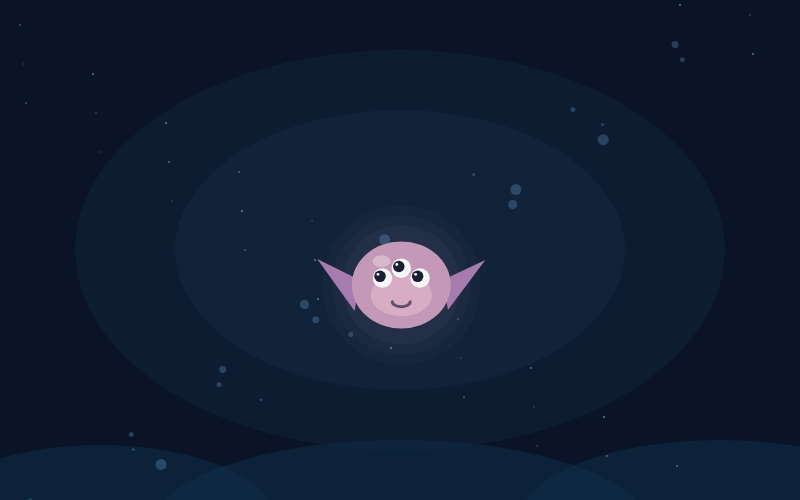
Frame 1 (no input)
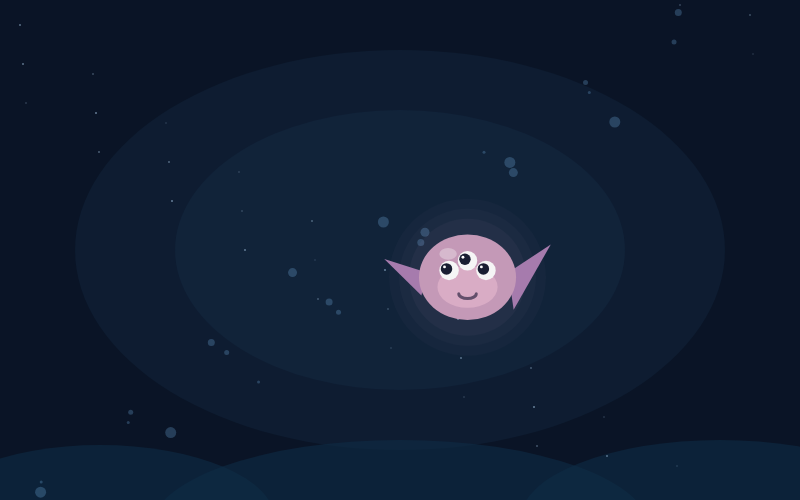
Frame 60 (no input)
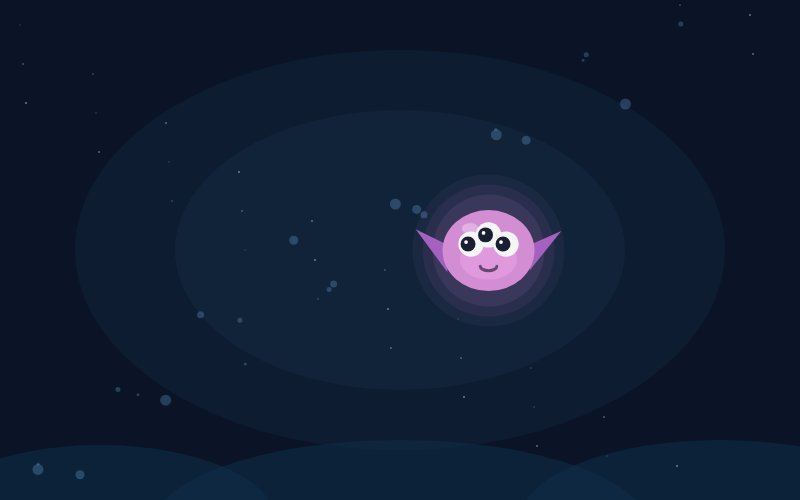
Frame 120 (the mouse pressed at the canvas centre since frame 60)

The p5.js sketch that drew these frames (run headless with seeded random() and noise() and a simulated clock; from frame 60 on, the mouse is pressed at the canvas centre):

// p5.js sketch
// ── sketch.js
let x=400,y=250,t=0
let bodySize,speed
let r,g,b
let finSize,eyeSize
let moveX=90
let moveY=35
let reactDistance=180
let escapeDistance=110
function setup(){
  createCanvas(800,500)
  randomizeMelo()
}

function draw(){
  drawBackground()
  let d=dist(mouseX,mouseY,x,y)
  let react=map(d,reactDistance,0,0,1)
  react=constrain(react,0,1)
  t+=speed*(1+react*0.4)

  x=400+sin(t)*moveX
  y=250+cos(t*.8)*moveY

  if(d<escapeDistance){
    let a=atan2(y-mouseY,x-mouseX)
    let push=map(d,escapeDistance,0,0,25)

    x+=cos(a)*push
    y+=sin(a)*push
  }

  let size=bodySize+sin(t*4)*6
  size+=react*18

  drawGlow(x,y,size,react)
  drawCreature(x,y,size,react)
}


function drawBackground(){
  background(10,20,38)
  noStroke()

  fill(40,80,120,35)
  ellipse(400,250,650,400)

  fill(60,110,150,20)
  ellipse(400,250,450,280)

  fill(15,45,70,150)
  ellipse(100,520,350,150)
  ellipse(400,530,500,180)
  ellipse(720,520,400,160)

  for(let i=0;i<25;i++){
    let bx=(i*91+30)%width
    let by=height-((frameCount*(.3+(i%4)*.08)+i*65)%600)
    let bs=3+(i%5)*2

    let wiggle=sin(frameCount*.02+i)*12

    fill(130,200,255,60)
    circle(bx+wiggle,by,bs)
  }

  for(let i=0;i<30;i++){
    let sx=(i*73+20)%width
    let sy=(i*49+25)%height
    let glow=80+sin(frameCount*.04+i)*50

    fill(190,225,255,glow)
    circle(sx,sy,2)
  }
}


function drawGlow(x,y,s,react){
  noStroke()

  let glow=25+react*65

  fill(r,g,b,glow/4)
  ellipse(x,y,s+60)

  fill(r,g,b,glow/3)
  ellipse(x,y,s+40)

  fill(r,g,b,glow/2)
  ellipse(x,y,s+20)
}


function drawCreature(x,y,s,react){
  push()
  translate(x,y)

  let finSpeed=5+react*3
  let finMove=sin(t*finSpeed)*8

  noStroke()

  fill(max(r-30,0),max(g-30,0),max(b-10,0))

  triangle(
    -s*.42,-s*.05,
    -s*.42-finSize,-finSize*.6-finMove,
    -s*.30-finSize*.4,finSize*.6+finMove
  )

  triangle(
    s*.42,-s*.05,
    s*.42+finSize,-finSize*.6+finMove,
    s*.30+finSize*.4,finSize*.6-finMove
  )

  fill(
    min(r+react*30,255),
    min(g+react*30,255),
    min(b+react*20,255)
  )

  ellipse(0,0,s,s*.88)

  fill(min(r+45,255),min(g+40,255),min(b+30,255),120)
  ellipse(0,s*.1,s*.62,s*.43)

  fill(255,80)
  ellipse(-s*.2,-s*.24,s*.18,s*.12)

  drawEyes(s)

  noFill()
  stroke(50,40,70,180)
  strokeWeight(3)
  arc(0,s*.17,s*.18,s*.1,0,PI)

  pop()
}


function drawEyes(s){
  let angle=atan2(mouseY-y,mouseX-x)

  let px=cos(angle)*3
  let py=sin(angle)*3

  let left=-s*.19
  let middle=0
  let right=s*.19

  let sideY=-s*.07
  let middleY=-s*.17

  noStroke()
  fill(245)

  circle(left,sideY,eyeSize*1.7)
  circle(middle,middleY,eyeSize*1.7)
  circle(right,sideY,eyeSize*1.7)

  fill(25,30,50)

  circle(left+px,sideY+py,eyeSize)
  circle(middle+px,middleY+py,eyeSize)
  circle(right+px,sideY+py,eyeSize)

  fill(255)

  circle(left+px-2,sideY+py-2,eyeSize*.25)
  circle(middle+px-2,middleY+py-2,eyeSize*.25)
  circle(right+px-2,sideY+py-2,eyeSize*.25)
}


function mousePressed(){
  let d=dist(mouseX,mouseY,x,y)

  if(d<bodySize){
    randomizeMelo()
  }
}


function randomizeMelo(){
  bodySize=random(70,110)
  speed=random(.01,.03)

  finSize=random(20,50)
  eyeSize=random(8,18)

  r=random(100,220)
  g=random(120,230)
  b=random(160,255)
}
// ── style.css
*{
  box-sizing:border-box;
}

html{
  scroll-behavior:smooth;
}

body{
  margin:0;
  min-height:100vh;

  font-family:Arial,Helvetica,sans-serif;

  color:#f5f4ff;
  background:
    radial-gradient(circle at 20% 20%,#182b4b 0%,transparent 32%),
    radial-gradient(circle at 85% 15%,#37265c 0%,transparent 30%),
    #070d18;

  overflow-x:hidden;
}


/* background */

.background{
  position:fixed;
  inset:0;

  overflow:hidden;
  pointer-events:none;

  z-index:-1;
}

.blob{
  position:absolute;
  border-radius:50%;

  filter:blur(100px);
  opacity:.22;

  animation:float 13s ease-in-out infinite;
}

.blob1{
  width:430px;
  height:430px;

  background:#7b5cff;

  top:-180px;
  left:-120px;
}

.blob2{
  width:500px;
  height:500px;

  background:#20b8ff;

  right:-230px;
  top:220px;

  animation-delay:-5s;
}

.blob3{
  width:350px;
  height:350px;

  background:#bd63ff;

  bottom:-180px;
  left:40%;

  animation-delay:-8s;
}

@keyframes float{
  0%,100%{
    transform:translate(0,0) scale(1);
  }

  50%{
    transform:translate(30px,-35px) scale(1.12);
  }
}


/* nav */

nav{
  width:min(1400px,92%);

  margin:auto;
  height:95px;

  display:flex;
  align-items:center;
  justify-content:space-between;

  border-bottom:1px solid rgba(255,255,255,.09);
}

.logo{
  display:flex;
  align-items:center;
  gap:11px;

  font-size:17px;
  font-weight:700;

  letter-spacing:4px;
}

.logoDot{
  width:10px;
  height:10px;

  border-radius:50%;

  background:#8e7cff;

  box-shadow:
    0 0 15px #8e7cff,
    0 0 30px #8e7cff;
}

.navRight{
  color:#a5aec0;

  font-size:13px;
  letter-spacing:1.5px;
}


/* main */

main{
  width:min(1400px,92%);
  margin:auto;
}


/* hero */

.hero{
  min-height:760px;

  display:grid;
  grid-template-columns:.9fr 1.35fr;

  align-items:center;
  gap:65px;

  padding:70px 0;
}

.tag{
  display:inline-block;

  padding:9px 14px;

  border:1px solid rgba(159,139,255,.25);
  border-radius:100px;

  background:rgba(139,110,255,.08);

  color:#b9adff;

  font-size:12px;

  letter-spacing:1.4px;
  text-transform:uppercase;

  margin-bottom:30px;
}

h1{
  margin:0;

  font-size:clamp(70px,8vw,125px);

  line-height:.83;
  letter-spacing:-7px;

  font-weight:700;
}

h1 span{
  display:block;

  color:transparent;

  background:
    linear-gradient(
      100deg,
      #9b87ff,
      #6ecfff
    );

  background-clip:text;
  -webkit-background-clip:text;
}

.description{
  max-width:600px;

  margin:38px 0;

  color:#aab2c2;

  line-height:1.7;
  font-size:17px;
}


/* features */

.features{
  display:grid;
  gap:13px;

  margin-top:35px;
}

.feature{
  display:flex;
  align-items:center;

  gap:15px;

  padding:12px 0;
}

.icon{
  width:45px;
  height:45px;

  flex:none;

  display:flex;
  justify-content:center;
  align-items:center;

  border-radius:14px;

  background:rgba(255,255,255,.055);
  border:1px solid rgba(255,255,255,.08);

  color:#a993ff;

  font-size:21px;
}

.feature h3{
  margin:0 0 5px;

  font-size:14px;
  font-weight:600;
}

.feature p{
  margin:0;

  color:#7e899c;

  font-size:13px;
}


/* project */

.projectSide{
  width:100%;
}

.projectWindow{
  overflow:hidden;

  border-radius:25px;

  padding:1px;

  background:
    linear-gradient(
      130deg,
      rgba(255,255,255,.25),
      rgba(255,255,255,.02)
    );

  box-shadow:
    0 50px 120px rgba(0,0,0,.55),
    0 0 100px rgba(112,87,255,.08);

  position:relative;
}

.projectWindow::after{
  content:"";

  position:absolute;
  inset:0;

  pointer-events:none;

  border-radius:25px;

  box-shadow:
    inset 0 0 50px rgba(255,255,255,.025);
}

.windowTop{
  height:52px;

  display:grid;

  grid-template-columns:1fr 1fr 1fr;
  align-items:center;

  padding:0 18px;

  background:rgba(11,17,30,.93);

  border-bottom:1px solid rgba(255,255,255,.07);
}

.windowTop p{
  margin:0;

  text-align:center;

  color:#667187;

  font-size:11px;

  letter-spacing:1px;
}

.windowDots{
  display:flex;
  gap:7px;
}

.windowDots span{
  width:8px;
  height:8px;

  border-radius:50%;

  background:#4a5261;
}

.windowDots span:first-child{
  background:#8a668f;
}

.windowDots span:nth-child(2){
  background:#8b8261;
}

.windowDots span:nth-child(3){
  background:#577d73;
}


.live{
  justify-self:end;

  display:flex;
  align-items:center;
  gap:7px;

  color:#7ed9bc;

  font-size:10px;
  letter-spacing:1.5px;
}

.live span{
  width:6px;
  height:6px;

  border-radius:50%;

  background:#66e0b6;

  box-shadow:0 0 10px #66e0b6;

  animation:pulse 1.8s infinite;
}

@keyframes pulse{
  50%{
    opacity:.35;
  }
}


/* canvas */

#canvas-container{
  width:100%;

  display:flex;
  justify-content:center;
  align-items:center;

  background:#0a1426;

  overflow:hidden;

  aspect-ratio:8/5;
}

canvas{
  display:block !important;

  width:100% !important;
  height:auto !important;

  max-width:100%;
}

.hint{
  text-align:center;

  color:#657085;

  font-size:12px;

  letter-spacing:.7px;

  margin-top:16px;
}


/* about */

.about{
  margin-top:80px;

  min-height:350px;

  padding:80px 0;

  border-top:1px solid rgba(255,255,255,.08);

  display:grid;
  grid-template-columns:1fr 1fr;

  gap:100px;
}

.sectionLabel{
  font-size:11px;

  letter-spacing:3px;

  color:#756e99;

  margin-bottom:20px;
}

h2{
  margin:0;

  max-width:550px;

  font-size:58px;
  line-height:1;

  letter-spacing:-3px;
}

h2 span{
  color:#8d7cff;
}

.aboutText{
  align-self:center;

  color:#929cad;

  line-height:1.8;

  font-size:16px;
}

.aboutText p{
  margin:0 0 22px;
}


/* footer */

footer{
  width:min(1400px,92%);

  margin:auto;

  padding:30px 0 45px;

  display:flex;
  justify-content:space-between;

  border-top:1px solid rgba(255,255,255,.07);

  color:#565f70;

  font-size:10px;

  letter-spacing:1.5px;
}


/* responsive */

@media(max-width:1000px){

  nav{
    height:75px;
  }

  .hero{
    grid-template-columns:1fr;

    gap:60px;

    padding-top:70px;
  }

  h1{
    letter-spacing:-4px;
  }

  .projectSide{
    max-width:800px;
  }

  .about{
    grid-template-columns:1fr;
    gap:40px;
  }
}


@media(max-width:600px){

  .navRight{
    display:none;
  }

  .hero{
    padding-top:55px;
  }

  h1{
    font-size:70px;
  }

  .description{
    font-size:15px;
  }

  .windowTop{
    height:42px;
  }

  h2{
    font-size:45px;
  }

  .about{
    padding:60px 0;
  }
}
